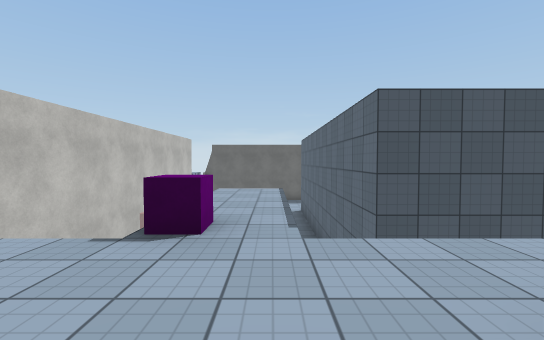
view 1 (above)

24 first-person views from a walk through a 3-D level made in the Unity game engine. The camera is 1.3 m above the floor, tilts 2° down and sees 90° across. Doors are open. The floor is counted in squares, 2 m on a side. Each view is taken from the middle of a square. On the plan, view 1 faces up. The plan holds only what a view shows up to about 9 squares ahead; the rest is blank. The place goes on beyond the plan. Surface patterns are stand-ins for the level's own textures.

view 2
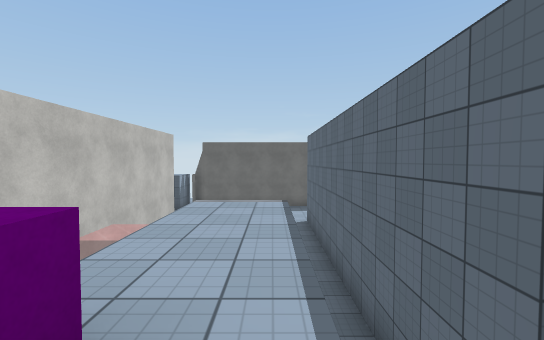

view 3
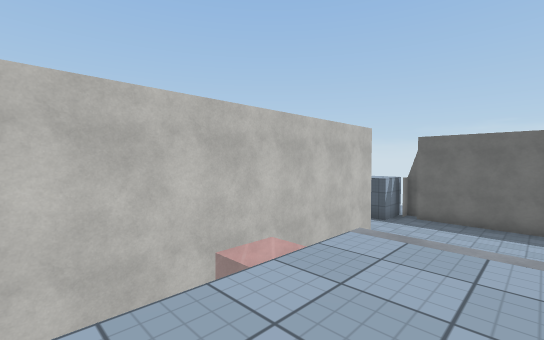

view 4
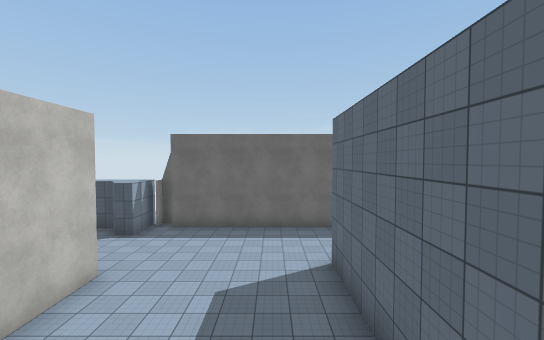

view 5
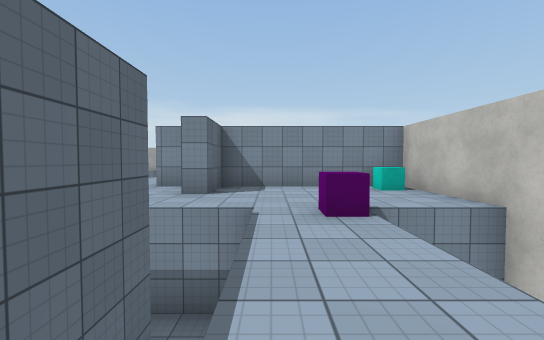

view 6
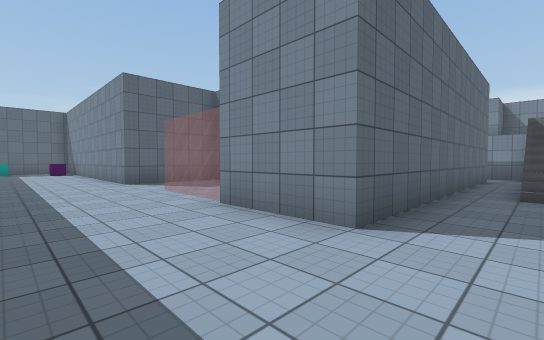

view 7
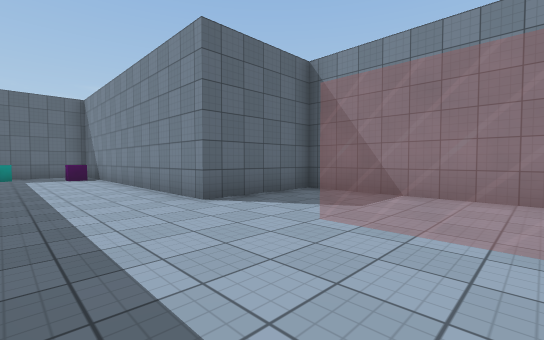

view 8
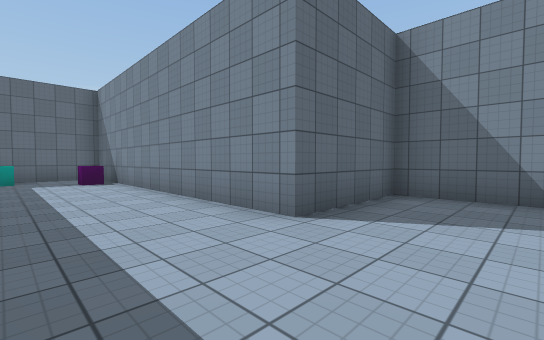

view 9
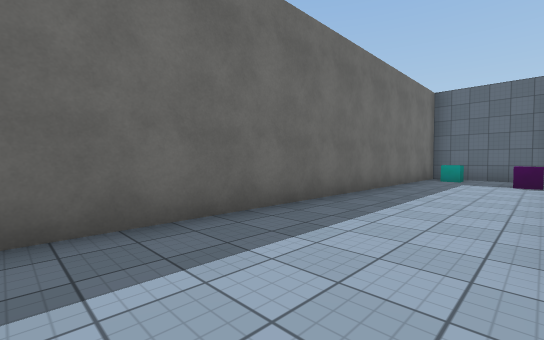

view 10
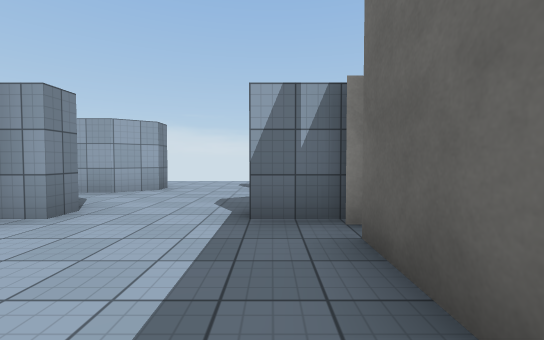

view 11
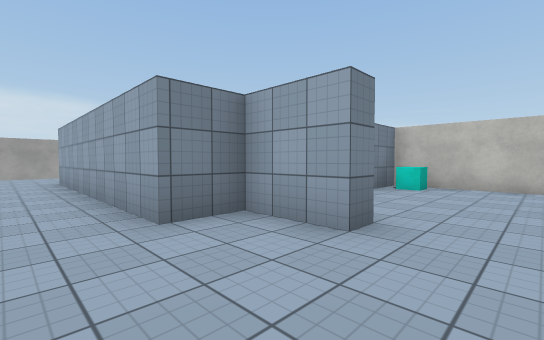

view 12
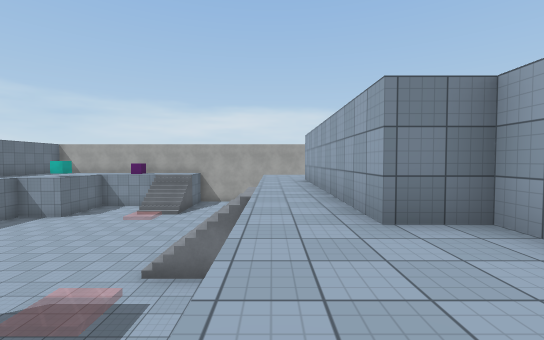

view 13
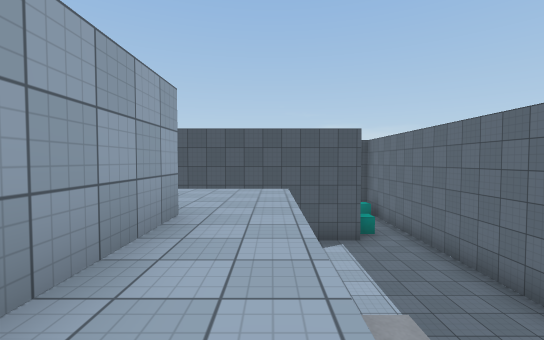

view 14
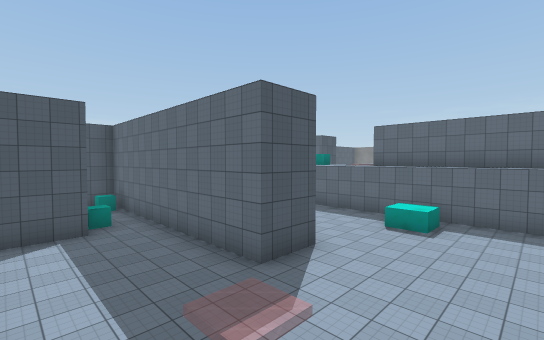

view 15
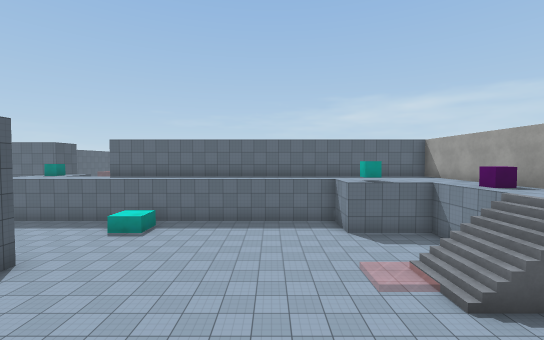

view 16
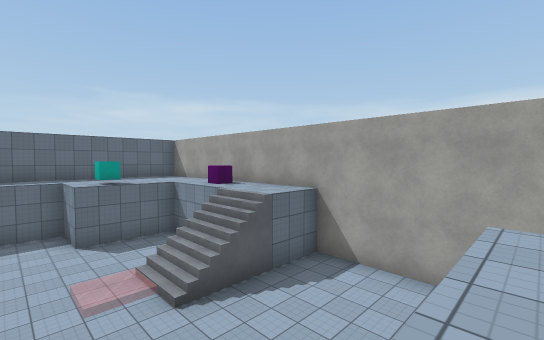

view 17
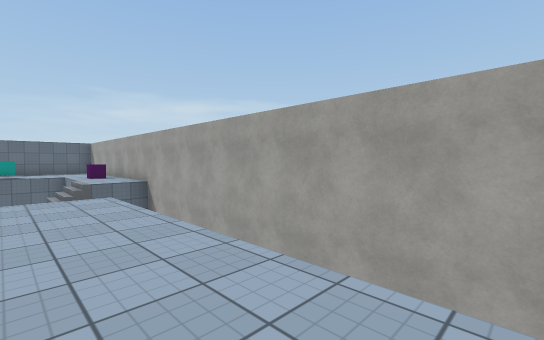

view 18
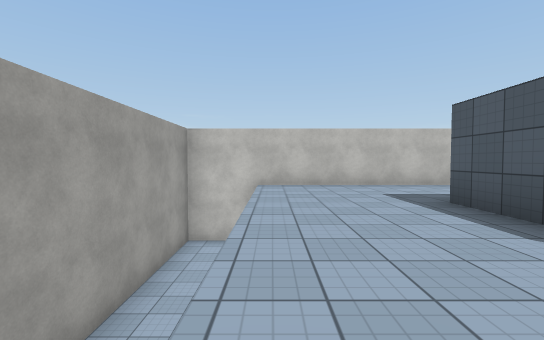

view 19
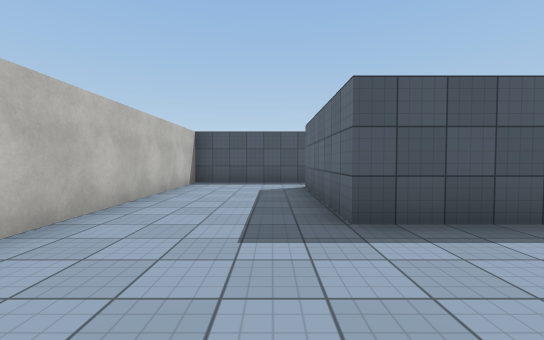

view 20
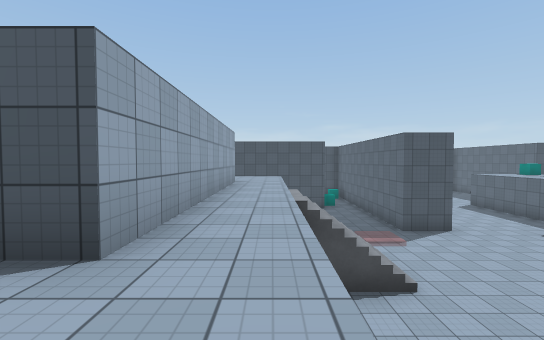

view 21
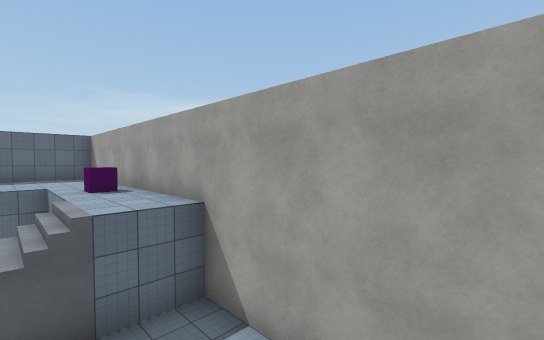

view 22
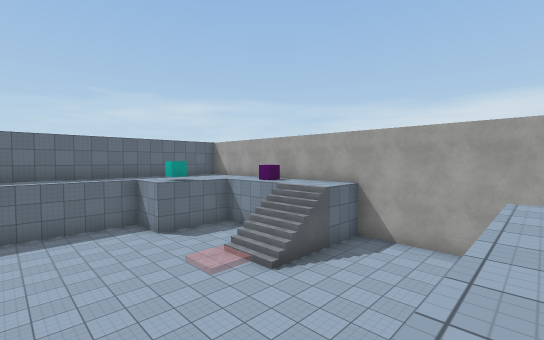

view 23
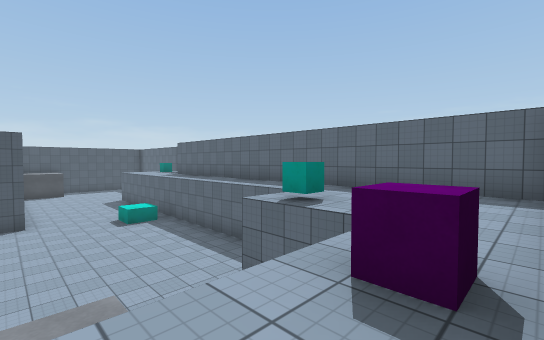

view 24
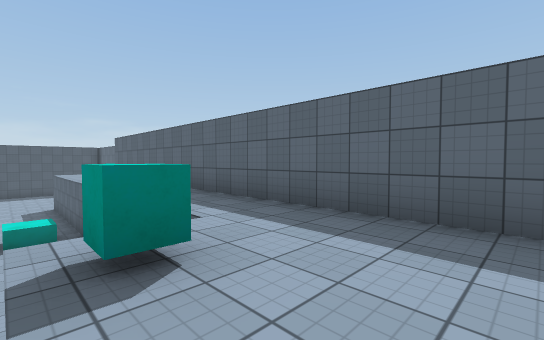

### Floor plan
Key: @ floor where view 1 was taken; # wall or solid block; . main floor; : floor 0.25 m higher than the main floor; + floor 3 m higher than the main floor; / step, stairs or slope; D open door; = window, fence, low wall or low ledge; ^ raised ledge.
Columns run from 9 left of view 1 to 17 right of it. Each row starts with its distance up from view 1.
 15    #########   ###########
 14    ..#...................^#
 13 ..D.......................#
 12 ..D.....................^.#
 11 ..#..#.....##==..##########
 10   #D #.....# ....#
  9      #.....# ....#
  8      #   /.#######
  7      #   /.#    #
  6      #  ++.#    ##
  5      #  ++.#     #
  4      #  ++.#  ##^#
  3      #  ++..  ...#
  2      #++#+DD++...#   ..
  1      #++++DD++...#  ...
  0      ##++@#+++...##....+
 -1       #######+.........+ #
 -2      #####  #+..:....^^++#
 -3      #++++  #+//.......++#
 -4      #+++#  #+//.......++#
 -5      #+++#  #+.........++#
 -6      #+++#  #+.........++#
 -7      #+++####+.........++#
 -8      #++++++++..../....++#
 -9      #++++++++...//..#^++#
-10      #++++++++...//...+++#
-11      #.....   ...++++++++#
-12      #.....   ...+++++++##
-13      ####################

Positions as (right, up) in squares from view 1, and headings:
1: (0, 0), facing up
2: (0, 2), facing up
3: (0, 4), facing up-left
4: (0, 6), facing up
5: (0, 6), facing down
6: (0, 14), facing down-right
7: (4, 14), facing down-right
8: (6, 14), facing down-right
9: (6, 12), facing up-right
10: (-1, 14), facing left
11: (4, 2), facing down-left
12: (4, 2), facing down
13: (4, -4), facing up
14: (5, -4), facing up-right
15: (4, -6), facing right
16: (4, -7), facing down-right
17: (-1, -9), facing down-right
18: (4, -10), facing left
19: (-1, -10), facing up
20: (4, -9), facing up
21: (4, -10), facing down-right
22: (4, -5), facing down-right
23: (9, -12), facing up-right
24: (12, -11), facing up-right
